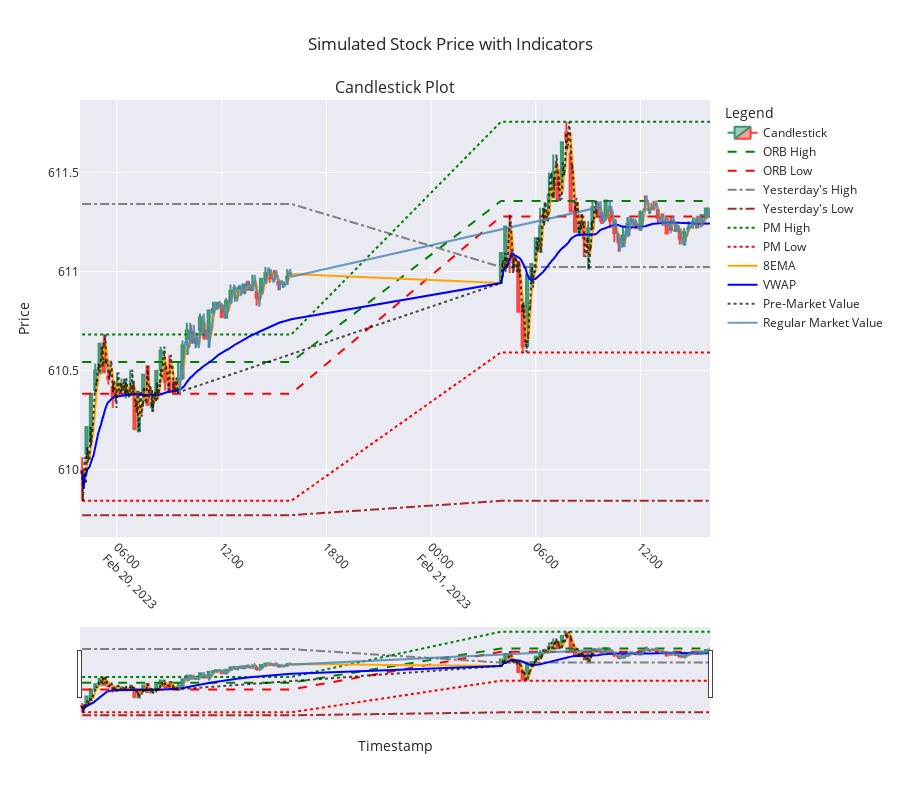

Notebook source saved alongside this figure:
### Markdown cell above
# Candlestick Chart with Indicators

This cell generates an interactive candlestick chart using Plotly, enriched with various technical indicators to provide insights into stock price movements. The chart includes:

- **Candlestick Data**: Visual representation of open, high, low, and close prices for each interval.
- **Indicators**:
    - **ORB High/Low**: Opening Range Breakout levels.
    - **Yesterday's High/Low**: Previous day's high and low prices.
    - **PM High/Low**: Pre-market high and low prices.
    - **8EMA**: Exponential Moving Average with a period of 8.
    - **VWAP**: Volume Weighted Average Price.
- **Session Data**:
    - Pre-market and regular market sessions are distinguished with separate line plots for their respective closing prices.

The chart is interactive, allowing users to hover over data points for detailed information and toggle between different views for better analysis.

### Code cell
from plotly.subplots import make_subplots
import plotly.graph_objects as go
import plotly.express as px

def plot_candlestick_with_indicators(candlestick_data, simulated_data):
    # Create a figure with a single subplot
    fig = make_subplots(rows=1, cols=1, shared_xaxes=True, 
                        vertical_spacing=0.1, 
                        subplot_titles=("Candlestick Plot",))
    # Add candlestick traces
    fig.add_trace(go.Candlestick(
        x=candlestick_data.index,
        open=candlestick_data['Open'],
        high=candlestick_data['High'],
        low=candlestick_data['Low'],
        close=candlestick_data['Close'],
        name='Candlestick',
        opacity=1
    ), row=1, col=1)

    # Add indicators to the candlestick plot
    fig.add_trace(go.Scatter(
        x=simulated_data['Timestamp'],
        y=simulated_data['ORB_High'],
        mode='lines',
        name='ORB High',
        line=dict(color='green', dash='dash')
    ), row=1, col=1)

    fig.add_trace(go.Scatter(
        x=simulated_data['Timestamp'],
        y=simulated_data['ORB_Low'],
        mode='lines',
        name='ORB Low',
        line=dict(color='red', dash='dash')
    ), row=1, col=1)

    fig.add_trace(go.Scatter(
        x=simulated_data['Timestamp'],
        y=simulated_data['Yest_High'],
        mode='lines',
        name="Yesterday's High",
        line=dict(color='gray', dash='dashdot')
    ), row=1, col=1)
    
    fig.add_trace(go.Scatter(
        x=simulated_data['Timestamp'],
        y=simulated_data['Yest_Low'],
        mode='lines',
        name="Yesterday's Low",
        line=dict(color='brown', dash='dashdot')
    ), row=1, col=1)

    fig.add_trace(go.Scatter(
        x=simulated_data['Timestamp'],
        y=simulated_data['PM_High'],
        mode='lines',
        name='PM High',
        line=dict(color='green', dash='dot')
    ), row=1, col=1)

    fig.add_trace(go.Scatter(
        x=simulated_data['Timestamp'],
        y=simulated_data['PM_Low'],
        mode='lines',
        name='PM Low',
        line=dict(color='red', dash='dot')
    ), row=1, col=1)

    fig.add_trace(go.Scatter(
        x=simulated_data['Timestamp'],
        y=simulated_data['8EMA'],
        mode='lines',
        name='8EMA',
        line=dict(color='orange')
    ), row=1, col=1)

    fig.add_trace(go.Scatter(
        x=simulated_data['Timestamp'],
        y=simulated_data['VWAP'],
        mode='lines',
        name='VWAP',
        line=dict(color='blue')
    ), row=1, col=1)

    # Add PM and Regular Market values
    fig.add_trace(go.Scatter(
        x=simulated_data[simulated_data['Session'] == 'PM']['Timestamp'],
        y=simulated_data[simulated_data['Session'] == 'PM']['Close'],
        mode='lines',
        name='Pre-Market Value',
        line=dict(color='black', dash='dot'),
        opacity=0.7
    ), row=1, col=1)
    
    fig.add_trace(go.Scatter(
        x=simulated_data[simulated_data['Session'] == 'Regular Market']['Timestamp'],
        y=simulated_data[simulated_data['Session'] == 'Regular Market']['Close'],
        mode='lines',
        name='Regular Market Value',
        line=dict(color='steelblue'),
        opacity=0.8
    ), row=1, col=1)

    # Update layout for better appearance
    fig.update_layout(
        title="Simulated Stock Price with Indicators",
        xaxis_title="Timestamp",
           yaxis_title="Price",
        legend_title="Legend",
        xaxis=dict(tickangle=45),
        template="seaborn",
        hovermode='x unified',
        height=800  # Make the graph taller
    )

    # Show the plot
    fig.show()

# Example usage
plot_candlestick_with_indicators(candlestick_data, simulated_data)

### Figure 1 — Plotly figure (JSON) as saved in the notebook; plotly's stock layout.template omitted (floating-point values rounded to 4 significant figures; data arrays with more than 128 entries replaced by an {"elided": "..."} marker saying what was removed)
{"data": [{"close": [610.0, 610.2, 610.4, 610.5, 610.6, 610.5, 610.5, 610.4, 610.4, 610.4, 610.4, 610.4, 610.2, 610.3, 610.5, 610.3, 610.3, 610.5, 610.6, 610.4, 610.4, 610.4, 610.5, 610.6, 610.7, 610.6, 610.7, 610.8, 610.7, 610.8, 610.8, 610.8, 610.8, 610.9, 610.9, 610.9, 610.9, 610.9, 610.9, 610.9, 610.9, 611.0, 611.0, 611.0, 611.0, 610.9, 610.9, 611.0, 611.1, 611.2, 611.1, 611.1, 610.8, 610.6, 611.0, 611.0, 611.2, 611.2, 611.3, 611.4, 611.5, 611.4, 611.7, 611.7, 611.3, 611.2, 611.2, 611.2, 611.2, 611.3, 611.3, 611.3, 611.4, 611.3, 611.2, 611.1, 611.2, 611.2, 611.3, 611.2, 611.3, 611.3, 611.3, 611.3, 611.3, 611.3, 611.2, 611.2, 611.2, 611.2, 611.2, 611.2, 611.2, 611.2, 611.3, 611.3], "high": [610.1, 610.2, 610.4, 610.5, 610.6, 610.7, 610.6, 610.5, 610.5, 610.5, 610.5, 610.5, 610.4, 610.4, 610.5, 610.5, 610.4, 610.5, 610.6, 610.5, 610.6, 610.5, 610.5, 610.7, 610.7, 610.7, 610.7, 610.8, 610.7, 610.8, 610.8, 610.8, 610.8, 610.9, 610.9, 610.9, 610.9, 610.9, 610.9, 611.0, 610.9, 611.0, 611.0, 611.0, 611.0, 611.0, 610.9, 611.0, 611.1, 611.2, 611.3, 611.1, 611.0, 610.8, 611.0, 611.0, 611.2, 611.3, 611.4, 611.5, 611.6, 611.5, 611.7, 611.8, 611.6, 611.4, 611.3, 611.3, 611.3, 611.4, 611.4, 611.3, 611.4, 611.3, 611.3, 611.2, 611.2, 611.3, 611.3, 611.2, 611.3, 611.4, 611.3, 611.4, 611.3, 611.3, 611.3, 611.3, 611.2, 611.2, 611.2, 611.3, 611.3, 611.3, 611.3, 611.3], "low": [609.8, 610.0, 610.1, 610.4, 610.5, 610.5, 610.4, 610.3, 610.4, 610.4, 610.4, 610.4, 610.2, 610.2, 610.3, 610.3, 610.3, 610.4, 610.5, 610.4, 610.4, 610.4, 610.4, 610.5, 610.6, 610.6, 610.6, 610.7, 610.7, 610.6, 610.8, 610.8, 610.8, 610.8, 610.8, 610.8, 610.9, 610.9, 610.9, 610.9, 610.8, 610.9, 610.9, 610.9, 611.0, 610.9, 610.9, 610.9, 610.9, 611.0, 611.0, 611.0, 610.8, 610.6, 610.6, 610.9, 611.1, 611.1, 611.2, 611.3, 611.4, 611.4, 611.4, 611.6, 611.3, 611.2, 611.2, 611.1, 611.0, 611.2, 611.3, 611.2, 611.3, 611.2, 611.1, 611.1, 611.1, 611.2, 611.2, 611.2, 611.2, 611.3, 611.3, 611.3, 611.2, 611.2, 611.2, 611.2, 611.2, 611.1, 611.1, 611.2, 611.2, 611.2, 611.2, 611.3], "name": "Candlestick", "opacity": 1, "open": [610.0, 610.1, 610.1, 610.4, 610.5, 610.6, 610.5, 610.4, 610.4, 610.4, 610.4, 610.4, 610.4, 610.2, 610.4, 610.5, 610.3, 610.4, 610.5, 610.5, 610.5, 610.4, 610.5, 610.5, 610.7, 610.7, 610.6, 610.7, 610.7, 610.7, 610.8, 610.8, 610.8, 610.8, 610.8, 610.9, 610.9, 610.9, 610.9, 610.9, 610.9, 610.9, 611.0, 611.0, 611.0, 610.9, 610.9, 611.0, 610.9, 611.1, 611.2, 611.1, 611.0, 610.8, 610.6, 611.0, 611.1, 611.1, 611.3, 611.3, 611.4, 611.5, 611.4, 611.7, 611.6, 611.3, 611.2, 611.3, 611.1, 611.2, 611.3, 611.3, 611.3, 611.3, 611.2, 611.2, 611.1, 611.2, 611.3, 611.2, 611.2, 611.3, 611.3, 611.3, 611.3, 611.3, 611.3, 611.2, 611.2, 611.2, 611.2, 611.2, 611.2, 611.3, 611.2, 611.3], "type": "candlestick", "x": ["2023-02-20T04:00:00.000000000", "2023-02-20T04:15:00.000000000", "2023-02-20T04:30:00.000000000", "2023-02-20T04:45:00.000000000", "2023-02-20T05:00:00.000000000", "2023-02-20T05:15:00.000000000", "2023-02-20T05:30:00.000000000", "2023-02-20T05:45:00.000000000", "2023-02-20T06:00:00.000000000", "2023-02-20T06:15:00.000000000", "2023-02-20T06:30:00.000000000", "2023-02-20T06:45:00.000000000", "2023-02-20T07:00:00.000000000", "2023-02-20T07:15:00.000000000", "2023-02-20T07:30:00.000000000", "2023-02-20T07:45:00.000000000", "2023-02-20T08:00:00.000000000", "2023-02-20T08:15:00.000000000", "2023-02-20T08:30:00.000000000", "2023-02-20T08:45:00.000000000", "2023-02-20T09:00:00.000000000", "2023-02-20T09:15:00.000000000", "2023-02-20T09:30:00.000000000", "2023-02-20T09:45:00.000000000", "2023-02-20T10:00:00.000000000", "2023-02-20T10:15:00.000000000", "2023-02-20T10:30:00.000000000", "2023-02-20T10:45:00.000000000", "2023-02-20T11:00:00.000000000", "2023-02-20T11:15:00.000000000", "2023-02-20T11:30:00.000000000", "2023-02-20T11:45:00.000000000", "2023-02-20T12:00:00.000000000", "2023-02-20T12:15:00.000000000", "2023-02-20T12:30:00.000000000", "2023-02-20T12:45:00.000000000", "2023-02-20T13:00:00.000000000", "2023-02-20T13:15:00.000000000", "2023-02-20T13:30:00.000000000", "2023-02-20T13:45:00.000000000", "2023-02-20T14:00:00.000000000", "2023-02-20T14:15:00.000000000", "2023-02-20T14:30:00.000000000", "2023-02-20T14:45:00.000000000", "2023-02-20T15:00:00.000000000", "2023-02-20T15:15:00.000000000", "2023-02-20T15:30:00.000000000", "2023-02-20T15:45:00.000000000", "2023-02-21T04:00:00.000000000", "2023-02-21T04:15:00.000000000", "2023-02-21T04:30:00.000000000", "2023-02-21T04:45:00.000000000", "2023-02-21T05:00:00.000000000", "2023-02-21T05:15:00.000000000", "2023-02-21T05:30:00.000000000", "2023-02-21T05:45:00.000000000", "2023-02-21T06:00:00.000000000", "2023-02-21T06:15:00.000000000", "2023-02-21T06:30:00.000000000", "2023-02-21T06:45:00.000000000", "2023-02-21T07:00:00.000000000", "2023-02-21T07:15:00.000000000", "2023-02-21T07:30:00.000000000", "2023-02-21T07:45:00.000000000", "2023-02-21T08:00:00.000000000", "2023-02-21T08:15:00.000000000", "2023-02-21T08:30:00.000000000", "2023-02-21T08:45:00.000000000", "2023-02-21T09:00:00.000000000", "2023-02-21T09:15:00.000000000", "2023-02-21T09:30:00.000000000", "2023-02-21T09:45:00.000000000", "2023-02-21T10:00:00.000000000", "2023-02-21T10:15:00.000000000", "2023-02-21T10:30:00.000000000", "2023-02-21T10:45:00.000000000", "2023-02-21T11:00:00.000000000", "2023-02-21T11:15:00.000000000", "2023-02-21T11:30:00.000000000", "2023-02-21T11:45:00.000000000", "2023-02-21T12:00:00.000000000", "2023-02-21T12:15:00.000000000", "2023-02-21T12:30:00.000000000", "2023-02-21T12:45:00.000000000", "2023-02-21T13:00:00.000000000", "2023-02-21T13:15:00.000000000", "2023-02-21T13:30:00.000000000", "2023-02-21T13:45:00.000000000", "2023-02-21T14:00:00.000000000", "2023-02-21T14:15:00.000000000", "2023-02-21T14:30:00.000000000", "2023-02-21T14:45:00.000000000", "2023-02-21T15:00:00.000000000", "2023-02-21T15:15:00.000000000", "2023-02-21T15:30:00.000000000", "2023-02-21T15:45:00.000000000"], "xaxis": "x", "yaxis": "y"}, {"line": {"color": "green", "dash": "dash"}, "mode": "lines", "name": "ORB High", "type": "scatter", "x": {"elided": "1440 str values"}, "xaxis": "x", "y": {"elided": "1440 float values"}, "yaxis": "y"}, {"line": {"color": "red", "dash": "dash"}, "mode": "lines", "name": "ORB Low", "type": "scatter", "x": {"elided": "1440 str values"}, "xaxis": "x", "y": {"elided": "1440 float values"}, "yaxis": "y"}, {"line": {"color": "gray", "dash": "dashdot"}, "mode": "lines", "name": "Yesterday's High", "type": "scatter", "x": {"elided": "1440 str values"}, "xaxis": "x", "y": {"elided": "1440 float values"}, "yaxis": "y"}, {"line": {"color": "brown", "dash": "dashdot"}, "mode": "lines", "name": "Yesterday's Low", "type": "scatter", "x": {"elided": "1440 str values"}, "xaxis": "x", "y": {"elided": "1440 float values"}, "yaxis": "y"}, {"line": {"color": "green", "dash": "dot"}, "mode": "lines", "name": "PM High", "type": "scatter", "x": {"elided": "1440 str values"}, "xaxis": "x", "y": {"elided": "1440 float values"}, "yaxis": "y"}, {"line": {"color": "red", "dash": "dot"}, "mode": "lines", "name": "PM Low", "type": "scatter", "x": {"elided": "1440 str values"}, "xaxis": "x", "y": {"elided": "1440 float values"}, "yaxis": "y"}, {"line": {"color": "orange"}, "mode": "lines", "name": "8EMA", "type": "scatter", "x": {"elided": "1440 str values"}, "xaxis": "x", "y": {"elided": "1440 float values"}, "yaxis": "y"}, {"line": {"color": "blue"}, "mode": "lines", "name": "VWAP", "type": "scatter", "x": {"elided": "1440 str values"}, "xaxis": "x", "y": {"elided": "1440 float values"}, "yaxis": "y"}, {"line": {"color": "black", "dash": "dot"}, "mode": "lines", "name": "Pre-Market Value", "opacity": 0.7, "type": "scatter", "x": {"elided": "660 str values"}, "xaxis": "x", "y": {"elided": "660 float values"}, "yaxis": "y"}, {"line": {"color": "steelblue"}, "mode": "lines", "name": "Regular Market Value", "opacity": 0.8, "type": "scatter", "x": {"elided": "780 str values"}, "xaxis": "x", "y": {"elided": "780 float values"}, "yaxis": "y"}], "layout": {"annotations": [{"font": {"size": 16}, "showarrow": false, "text": "Candlestick Plot", "x": 0.5, "xanchor": "center", "xref": "paper", "y": 1, "yanchor": "bottom", "yref": "paper"}], "height": 800, "hovermode": "x unified", "legend": {"title": {"text": "Legend"}}, "title": {"text": "Simulated Stock Price with Indicators"}, "xaxis": {"anchor": "y", "domain": [0, 1], "tickangle": 45, "title": {"text": "Timestamp"}}, "yaxis": {"anchor": "x", "domain": [0, 1], "title": {"text": "Price"}}}}
